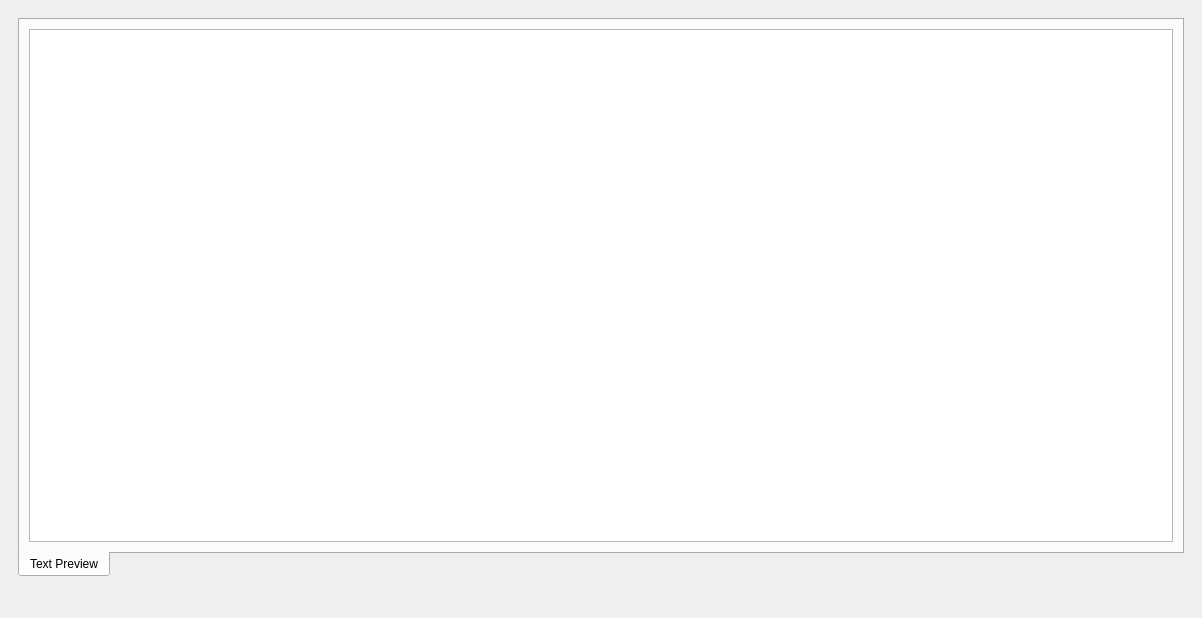
<?xml version="1.0" encoding="UTF-8"?>
<ui version="4.0">
 <class>WDockPreview</class>
 <widget class="QDockWidget" name="WDockPreview">
  <property name="geometry">
   <rect>
    <x>0</x>
    <y>0</y>
    <width>1202</width>
    <height>618</height>
   </rect>
  </property>
  <property name="windowTitle">
   <string>Preview Panel</string>
  </property>
  <widget class="QWidget" name="dockWidgetContents">
   <layout class="QVBoxLayout" name="verticalLayout">
    <item>
     <widget class="QStackedWidget" name="stackedWidget_toolBoxOption">
      <property name="currentIndex">
       <number>0</number>
      </property>
      <widget class="QWidget" name="page_textPreview">
       <layout class="QVBoxLayout" name="verticalLayout_3">
        <item>
         <widget class="QTabWidget" name="tabWidget_preview">
          <property name="tabPosition">
           <enum>QTabWidget::South</enum>
          </property>
          <property name="currentIndex">
           <number>0</number>
          </property>
          <widget class="QWidget" name="textPreview">
           <attribute name="title">
            <string>Text Preview</string>
           </attribute>
           <layout class="QHBoxLayout" name="horizontalLayout_2">
            <item>
             <widget class="QPlainTextEdit" name="TextDisplayer"/>
            </item>
           </layout>
          </widget>
         </widget>
        </item>
       </layout>
      </widget>
      <widget class="QWidget" name="page_resultPreview">
       <layout class="QVBoxLayout" name="verticalLayout_2">
        <item>
         <widget class="QPlainTextEdit" name="plainTextEdit_resultPreview"/>
        </item>
       </layout>
      </widget>
      <widget class="QWidget" name="page_CSVPreview">
       <layout class="QVBoxLayout" name="verticalLayout_4">
        <item>
         <widget class="QTableWidget" name="tableWidget">
          <property name="rowCount">
           <number>50</number>
          </property>
          <property name="columnCount">
           <number>50</number>
          </property>
          <row/>
          <row/>
          <row/>
          <row/>
          <row/>
          <row/>
          <row/>
          <row/>
          <row/>
          <row/>
          <row/>
          <row/>
          <row/>
          <row/>
          <row/>
          <row/>
          <row/>
          <row/>
          <row/>
          <row/>
          <row/>
          <row/>
          <row/>
          <row/>
          <row/>
          <row/>
          <row/>
          <row/>
          <row/>
          <row/>
          <row/>
          <row/>
          <row/>
          <row/>
          <row/>
          <row/>
          <row/>
          <row/>
          <row/>
          <row/>
          <row/>
          <row/>
          <row/>
          <row/>
          <row/>
          <row/>
          <row/>
          <row/>
          <row/>
          <row/>
          <column/>
          <column/>
          <column/>
          <column/>
          <column/>
          <column/>
          <column/>
          <column/>
          <column/>
          <column/>
          <column/>
          <column/>
          <column/>
          <column/>
          <column/>
          <column/>
          <column/>
          <column/>
          <column/>
          <column/>
          <column/>
          <column/>
          <column/>
          <column/>
          <column/>
          <column/>
          <column/>
          <column/>
          <column/>
          <column/>
          <column/>
          <column/>
          <column/>
          <column/>
          <column/>
          <column/>
          <column/>
          <column/>
          <column/>
          <column/>
          <column/>
          <column/>
          <column/>
          <column/>
          <column/>
          <column/>
          <column/>
          <column/>
          <column/>
          <column/>
         </widget>
        </item>
       </layout>
      </widget>
     </widget>
    </item>
    <item>
     <widget class="WToolBarPreview" name="WToolBar">
      <property name="sizePolicy">
       <sizepolicy hsizetype="Preferred" vsizetype="Fixed">
        <horstretch>0</horstretch>
        <verstretch>0</verstretch>
       </sizepolicy>
      </property>
      <property name="maximumSize">
       <size>
        <width>16777215</width>
        <height>80</height>
       </size>
      </property>
     </widget>
    </item>
   </layout>
  </widget>
 </widget>
 <customwidgets>
  <customwidget>
   <class>WToolBarPreview</class>
   <extends>QToolBar</extends>
   <header>WToolBarPreview.h</header>
   <container>1</container>
  </customwidget>
 </customwidgets>
 <resources/>
 <connections/>
</ui>
